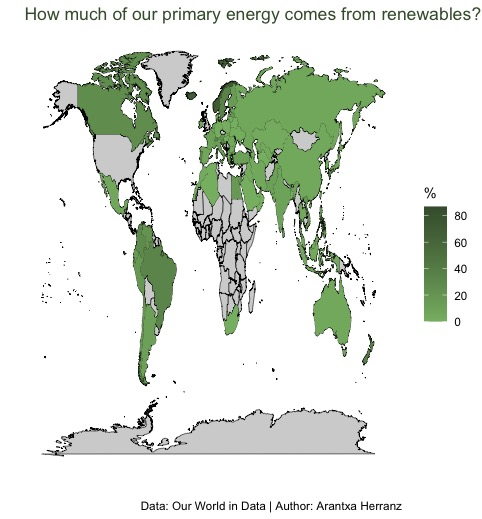

The script that drew this image:
#source: https://ourworldindata.org/renewable-energy

green <- read.csv("renewable-share-energy.csv")
View(green)

library(tidyverse)
library(ggplot2)

world <- map_data("world")
world

#changing name to make a merge
colnames(green)[1] <- "region"

df <- merge(green, world, by = "region")
df

ggplot() +
  geom_map(
    data = world, map = world,
    aes(long, lat, map_id = region),
    color = "red", fill = "lightgray", size = .2
  )+
  geom_map(data= df, map = world,
           aes(fill= Renewables....equivalent.primary.energy., 
               map_id = region))+
  scale_fill_continuous(low="#87b972", high="#435c39", guide="colorbar")+ 
  scale_y_continuous(breaks=c()) +
  scale_x_continuous(breaks=c()) +
  labs(fill="%", title="How much of our primary energy comes from renewables?", 
       x="", y="",
       caption = "Data: Our World in Data | Author: Arantxa Herranz") +
  theme(panel.background = element_rect(fill = "white"), 
        plot.title = element_text(colour = "#435c39"))
